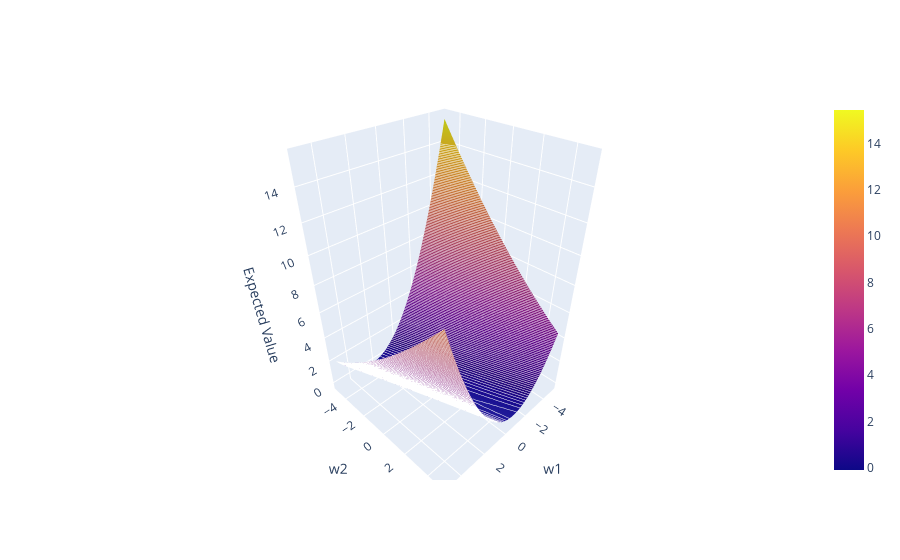

The notebook cell saved with this chart:
### Markdown cell above
**Graph of the variance a portfolio of 3 Securities**

### Code cell
fig2 = go.Figure(go.Surface(
    contours = {
        "z": {"show": True, "start": -2, "end": 14, "size": 0.1, "color":"white"}
    },
    x = w1,
    y = w2,
    z = var_w))

fig2.update_layout(
        scene = dict(
                    xaxis_title='w1',
                    yaxis_title='w2',
                    zaxis_title='Expected Value'),
        )

fig2.show()

### Figure 1 — Plotly figure (JSON) as saved in the notebook; plotly's stock layout.template omitted (floating-point values rounded to 4 significant figures; data arrays with more than 128 entries replaced by an {"elided": "..."} marker saying what was removed)
{"data": [{"contours": {"z": {"color": "white", "end": 14, "show": true, "size": 0.1, "start": -2}}, "type": "surface", "x": [-5, -4.796, -4.592, -4.388, -4.184, -3.98, -3.776, -3.571, -3.367, -3.163, -2.959, -2.755, -2.551, -2.347, -2.143, -1.939, -1.735, -1.531, -1.327, -1.122, -0.9184, -0.7143, -0.5102, -0.3061, -0.102, 0.102, 0.3061, 0.5102, 0.7143, 0.9184, 1.122, 1.327, 1.531, 1.735, 1.939, 2.143, 2.347, 2.551, 2.755, 2.959, 3.163, 3.367, 3.571, 3.776, 3.98, 4.184, 4.388, 4.592, 4.796, 5], "y": [-5, -4.796, -4.592, -4.388, -4.184, -3.98, -3.776, -3.571, -3.367, -3.163, -2.959, -2.755, -2.551, -2.347, -2.143, -1.939, -1.735, -1.531, -1.327, -1.122, -0.9184, -0.7143, -0.5102, -0.3061, -0.102, 0.102, 0.3061, 0.5102, 0.7143, 0.9184, 1.122, 1.327, 1.531, 1.735, 1.939, 2.143, 2.347, 2.551, 2.755, 2.959, 3.163, 3.367, 3.571, 3.776, 3.98, 4.184, 4.388, 4.592, 4.796, 5], "z": {"elided": "50x50 float values"}}], "layout": {"scene": {"xaxis": {"title": {"text": "w1"}}, "yaxis": {"title": {"text": "w2"}}, "zaxis": {"title": {"text": "Expected Value"}}}}}
